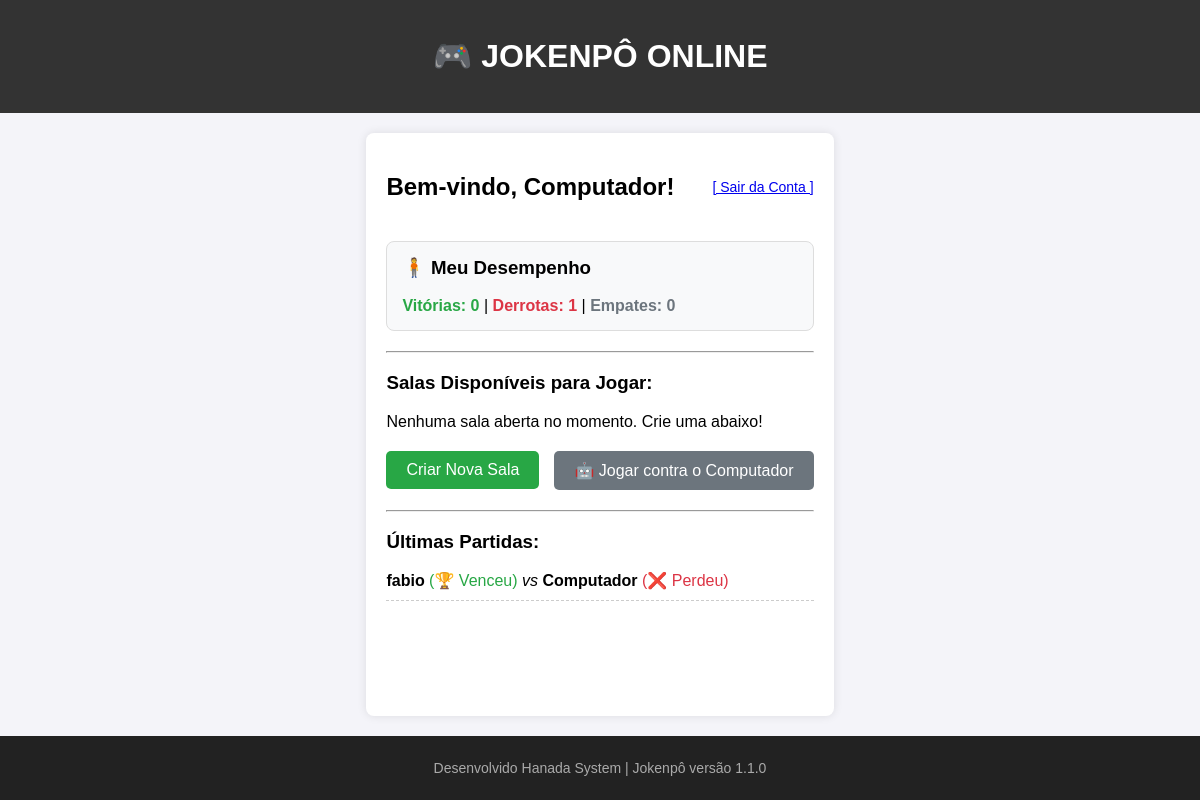
/ (signed in), run on an earlier commit of the app's database.
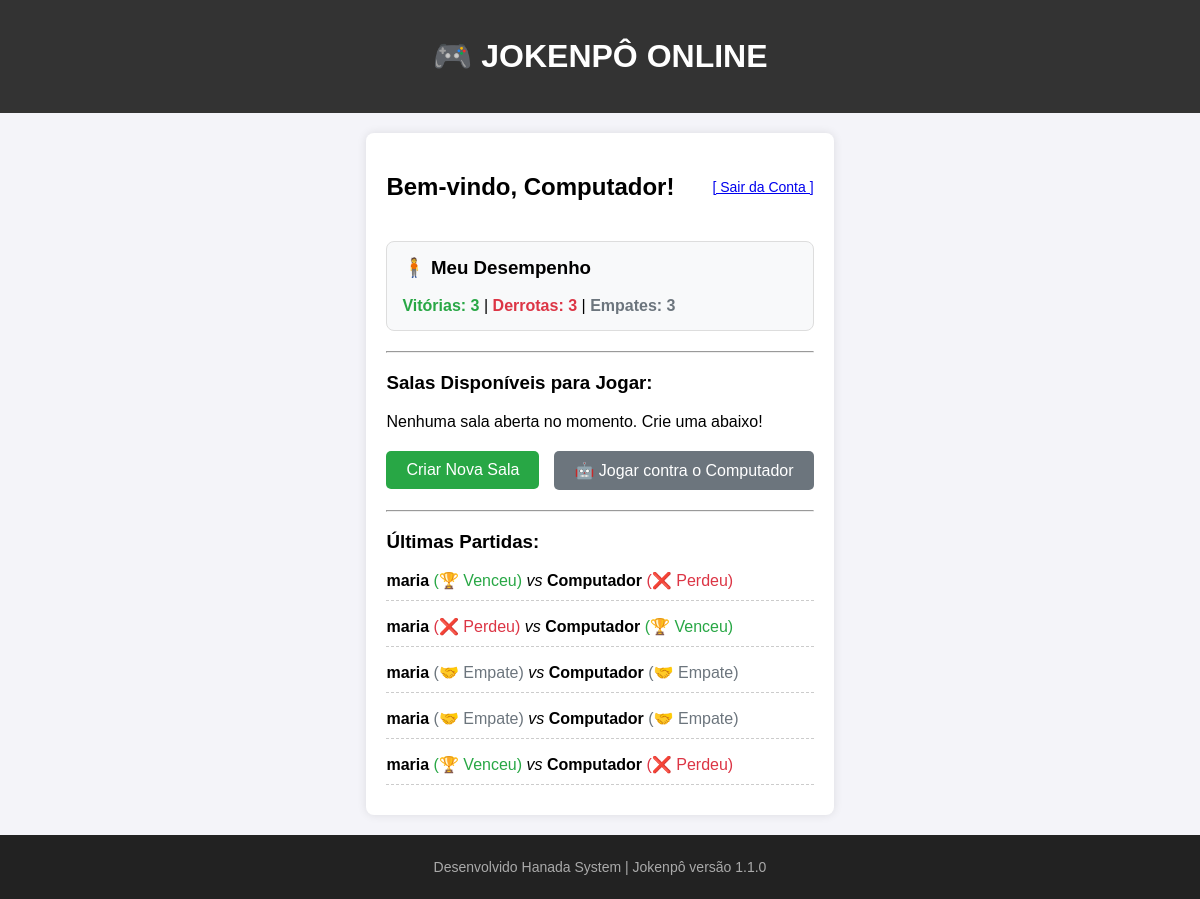
And on a later commit of the database.
### jogo/models.py (models this page shows, shortened)
class Sala(models.Model):
    jogador1 = models.ForeignKey(User, related_name='jogos_como_j1', on_delete=models.CASCADE)
    jogador2 = models.ForeignKey(User, related_name='jogos_como_j2', on_delete=models.SET_NULL, null=True, blank=True)
    escolha_j1 = models.CharField(max_length=10, blank=True, null=True)
    escolha_j2 = models.CharField(max_length=10, blank=True, null=True)
    status = models.CharField(max_length=30, default='aguardando_oponente')
    resultado = models.CharField(max_length=20, blank=True, null=True)
    criado_em = models.DateTimeField(auto_now_add=True)

### jogo/views.py (the view)
# urls.py: 2. Add a URL to urlpatterns:  path('', views.home, name='home')
@login_required(login_url='/login/')
def home(request):
    usuario = request.user
    salas_aguardando = Sala.objects.filter(status='aguardando_oponente')
    partidas_finalizadas = Sala.objects.filter(
        (Q(jogador1=usuario) | Q(jogador2=usuario)) & Q(status__in=['finalizado', 'historico'])
    ).order_by('-criado_em')
    vitorias = 0
    derrotas = 0
    empates = 0
    for partida in partidas_finalizadas:
        if partida.resultado == 'empate':
            empates += 1
        elif (partida.jogador1 == usuario and partida.resultado == 'vitoria_j1') or \
             (partida.jogador2 == usuario and partida.resultado == 'vitoria_j2'):
            vitorias += 1
        else:
            derrotas += 1
    contexto = {
        'salas': salas_aguardando,
        'vitorias': vitorias,
        'derrotas': derrotas,
        'empates': empates,
        'historico': partidas_finalizadas[:5] # Pega apenas as últimas 5 partidas para não poluir a tela
    }
    return render(request, 'jogo/home.html', contexto)

### jogo/templates/jogo/home.html (shortened to what this page needs)
{% extends 'jogo/base.html' %}
{% block content %}
    <div>
        <div style="display: flex; justify-content: space-between; align-items: center;">
            <h2>Bem-vindo, {{ request.user.username }}!</h2>
            <a href="/login/" style="font-size: 14px;">[ Sair da Conta ]</a>
        </div>
        <div style="background: #f8f9fa; padding: 15px; border-radius: 8px; margin: 20px 0; border: 1px solid #ddd;">
            <h3 style="margin-top: 0;">🧍 Meu Desempenho</h3>
            <p style="font-size: 16px; margin-bottom: 0;">
                <strong style="color: #28a745;">Vitórias: {{ vitorias }}</strong> |
                <strong style="color: #dc3545;">Derrotas: {{ derrotas }}</strong> |
                <strong style="color: #6c757d;">Empates: {{ empates }}</strong>
            </p>
        </div>
        <hr>
        <h3>Salas Disponíveis para Jogar:</h3>
        {% if not salas %}
            <p>Nenhuma sala aberta no momento. Crie uma abaixo!</p>
        {% endif %}
        <div style="display: flex; gap: 15px; align-items: center; margin: 20px 0;">
            <form action="{% url 'criar_sala' %}" method="POST" style="margin: 0;">
                <button type="submit" style="padding: 10px 20px; background: #28a745; color: white; border: none; border-radius: 5px; cursor: pointer; font-size: 16px;">
                    Criar Nova Sala
                </button>
            </form>
            <form action="{% url 'criar_sala_computador' %}" method="POST" style="margin: 0;">
                <button type="submit" style="padding: 10px 20px; background: #6c757d; color: white; border: none; border-radius: 5px; cursor: pointer; font-size: 16px;">
                    🤖 Jogar contra o Computador
                </button>
            </form>
        </div>
        <hr>
        <h3>Últimas Partidas:</h3>
        <div style="margin-top: 15px;">
            {% for partida in historico %}
                <p style="border-bottom: 1px dashed #ccc; padding-bottom: 10px; margin-bottom: 10px;">
                    <b>{{ partida.jogador1.username }}</b>
                    {% if partida.resultado == 'vitoria_j1' %}
                        <span style="color: #28a745;">(🏆 Venceu)</span>
                    {% elif partida.resultado == 'vitoria_j2' %}
                        <span style="color: #dc3545;">(❌ Perdeu)</span>
                    {% elif partida.resultado == 'empate' %}
                        <span style="color: #6c757d;">(🤝 Empate)</span>
                    {% endif %}
                    <i> vs </i>
                    <b>{{ partida.jogador2.username }}</b>
                    {% if partida.resultado == 'vitoria_j2' %}
                        <span style="color: #28a745;">(🏆 Venceu)</span>
                    {% elif partida.resultado == 'vitoria_j1' %}
                        <span style="color: #dc3545;">(❌ Perdeu)</span>
                    {% elif partida.resultado == 'empate' %}
                        <span style="color: #6c757d;">(🤝 Empate)</span>
                    {% endif %}
                </p>
            {% empty %}
                <p>Nenhuma partida finalizada ainda.</p>
            {% endfor %}
        </div>
    </div>
{% endblock %}

What changed in the data, as far as the page shows it:
no longer on this page (row unchanged): Sala: jogador1.username "fabio", resultado "(🏆 Venceu)", jogador2.username "Computador"
added Sala: jogador1.username "maria", resultado "(🏆 Venceu)", jogador2.username "Computador"
added Sala: jogador1.username "maria", resultado "(❌ Perdeu)", jogador2.username "Computador"
added Sala: jogador1.username "maria", resultado "(🤝 Empate)", jogador2.username "Computador"
added Sala: jogador1.username "maria", resultado "(🤝 Empate)", jogador2.username "Computador"
added Sala: jogador1.username "maria", resultado "(🏆 Venceu)", jogador2.username "Computador"
Also different on the page:
{{ vitorias }}: "0" → "3"
{{ derrotas }}: "1" → "3"
{{ empates }}: "0" → "3"
